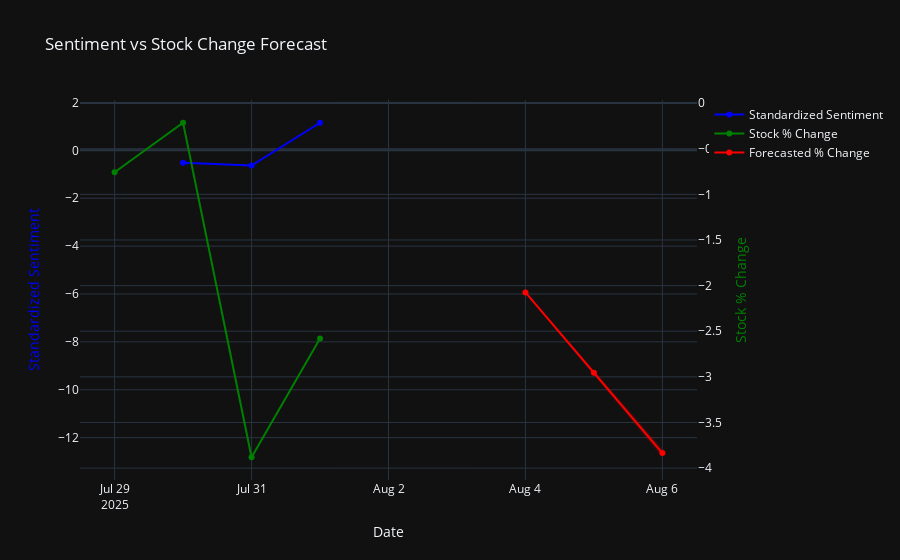

Here is the notebook cell this chart was saved with:
### Markdown cell above
### Plot: Sentiment vs Stock % Change Forecast

This chart shows how **news sentiment** about a company relates to its **stock price changes** over time, and how we can use this relationship to make simple predictions.

- The **blue line** shows the standardized 7-day average of positive sentiment extracted from financial news headlines. A higher value means news sentiment was more positive.
- The **green line** shows the actual daily percentage change in the company’s stock price.
- The **red line** shows our simple **forecast** of future stock movement based on past sentiment trends. The shaded red area represents uncertainty around the forecast (a 95% confidence interval).

We want to see whether the **emotions in the news** (blue) can help us **predict price changes** (green and red). If they move together, it suggests that public mood might influence investor behavior.

> This plot helps us visualize correlations and test basic forecasting using real-world data like stock prices and media sentiment.

### Code cell
combined_df['DateOnly'] = pd.to_datetime(combined_df['DateOnly'])  # convert to datetime
combined_df.set_index('DateOnly', inplace=True)  # use as index
combined_df.sort_index(inplace=True)  # ensure time order

forecast_mean, forecast_ci, forecast_index = fit_and_forecast(combined_df)
create_plot(combined_df, forecast_mean, forecast_ci, forecast_index)

### Figure 1 — Plotly figure (JSON) as saved in the notebook; plotly's stock layout.template omitted (floating-point values rounded to 4 significant figures)
{"data": [{"line": {"color": "blue"}, "name": "Standardized Sentiment", "type": "scatter", "x": ["2025-07-29T00:00:00", "2025-07-30T00:00:00", "2025-07-31T00:00:00", "2025-08-01T00:00:00"], "y": [null, -0.5167, -0.6359, 1.153]}, {"line": {"color": "green"}, "name": "Stock % Change", "type": "scatter", "x": ["2025-07-29T00:00:00", "2025-07-30T00:00:00", "2025-07-31T00:00:00", "2025-08-01T00:00:00"], "y": [-0.758, -0.2151, -3.881, -2.58], "yaxis": "y2"}, {"line": {"color": "red"}, "name": "Forecasted % Change", "type": "scatter", "x": ["2025-08-04T00:00:00", "2025-08-05T00:00:00", "2025-08-06T00:00:00"], "y": [-5.935, -9.29, -12.64]}, {"fill": "toself", "fillcolor": "rgba(255,0,0,0.2)", "hoverinfo": "skip", "line": {"color": "rgba(255,255,255,0)"}, "showlegend": false, "type": "scatter", "x": ["2025-08-04T00:00:00", "2025-08-05T00:00:00", "2025-08-06T00:00:00", "2025-08-06T00:00:00", "2025-08-05T00:00:00", "2025-08-04T00:00:00"], "y": [-5.969, -9.386, -12.82, -12.47, -9.194, -5.901]}], "layout": {"title": {"text": "Sentiment vs Stock Change Forecast"}, "xaxis": {"title": {"text": "Date"}}, "yaxis": {"title": {"font": {"color": "blue"}, "text": "Standardized Sentiment"}}, "yaxis2": {"overlaying": "y", "side": "right", "title": {"font": {"color": "green"}, "text": "Stock % Change"}}}}
